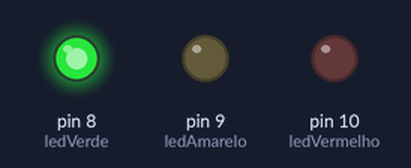
This sketch was run on a simulated Arduino Uno, built with avr-gcc and run on an emulated ATmega328P. Shown: output pins drawn as LEDs (lit = HIGH).

Above: at 5.0 s.
At 12.5 s:
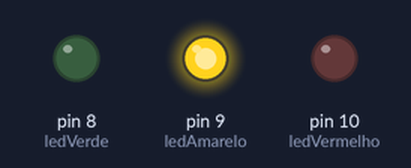
At 20.0 s:
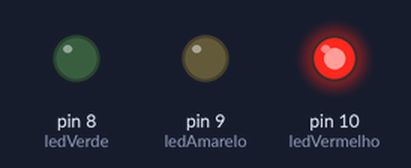
Timing chart, 0 to 32.5 s (numbered marks = the images above):
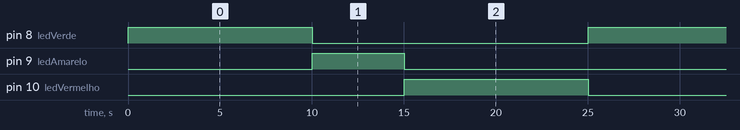

Measured:
- by itself, pin 8 (ledVerde), pin 10 (ledVermelho): alternates HIGH for 10.0 s and LOW for 15.0 s
- by itself, pin 9 (ledAmarelo): alternates HIGH for 5.0 s and LOW for 20.0 s
- by itself, everything shown: repeats every 25.0 s, in 4 steps

The sketch:

semaforo.ino
```cpp
//PROTÓTIPO DE SEMÁFORO
//@author: Milênio Rocha

// DECLARA OS PINOS DOS LEDS
int ledVermelho = 10;
int ledAmarelo = 9;
int ledVerde = 8;

void setup() {
//DECLARA OS PINOS DOS LEDS COMO SAIDA
  pinMode(ledVermelho, OUTPUT);
  pinMode(ledAmarelo, OUTPUT);
  pinMode(ledVerde, OUTPUT);
}

void loop() {
// LAÇO DE REPETIÇÃO

digitalWrite(ledVerde, HIGH); 	// LED VERDE INICIA LIGADO
delay(10000); 									// FICA 10 SEGUNDOS LIGADO
digitalWrite(ledVerde, LOW);  	// LED VERDE DESLIGA
digitalWrite(ledAmarelo, HIGH);	// LED AMARELO LIGA
delay(5000);  									// FICA 5 SEGUNDOS LIGADO
digitalWrite(ledAmarelo, LOW);	// LED AMARELO DESLIGA
digitalWrite(ledVermelho, HIGH);// LED VERMELHO LIGA
delay(10000);										// FICA 10 SEGUNDOS LIGADO
digitalWrite(ledVermelho, LOW);// LED VERMELHO DESLIGA
// RETORNA O LAÇO
}
```
